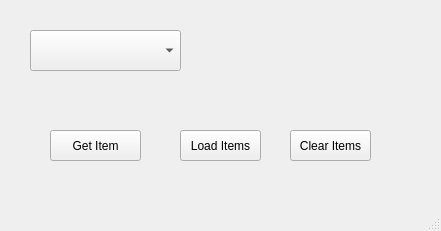
<?xml version="1.0" encoding="UTF-8"?>
<ui version="4.0">
 <class>MainWindow</class>
 <widget class="QMainWindow" name="MainWindow">
  <property name="geometry">
   <rect>
    <x>0</x>
    <y>0</y>
    <width>441</width>
    <height>231</height>
   </rect>
  </property>
  <property name="windowTitle">
   <string>MainWindow</string>
  </property>
  <widget class="QWidget" name="centralwidget">
   <widget class="QComboBox" name="cbSehirler">
    <property name="geometry">
     <rect>
      <x>30</x>
      <y>30</y>
      <width>151</width>
      <height>41</height>
     </rect>
    </property>
   </widget>
   <widget class="QLabel" name="lblResult">
    <property name="geometry">
     <rect>
      <x>210</x>
      <y>20</y>
      <width>201</width>
      <height>71</height>
     </rect>
    </property>
    <property name="text">
     <string/>
    </property>
   </widget>
   <widget class="QPushButton" name="btnGetItems">
    <property name="geometry">
     <rect>
      <x>50</x>
      <y>130</y>
      <width>91</width>
      <height>31</height>
     </rect>
    </property>
    <property name="text">
     <string>Get Item</string>
    </property>
   </widget>
   <widget class="QPushButton" name="btnLoadItems">
    <property name="geometry">
     <rect>
      <x>180</x>
      <y>130</y>
      <width>81</width>
      <height>31</height>
     </rect>
    </property>
    <property name="text">
     <string>Load Items</string>
    </property>
   </widget>
   <widget class="QPushButton" name="btnClearItems">
    <property name="geometry">
     <rect>
      <x>290</x>
      <y>130</y>
      <width>81</width>
      <height>31</height>
     </rect>
    </property>
    <property name="text">
     <string>Clear Items</string>
    </property>
   </widget>
  </widget>
  <widget class="QMenuBar" name="menubar">
   <property name="geometry">
    <rect>
     <x>0</x>
     <y>0</y>
     <width>441</width>
     <height>21</height>
    </rect>
   </property>
  </widget>
  <widget class="QStatusBar" name="statusbar"/>
 </widget>
 <resources/>
 <connections/>
</ui>
